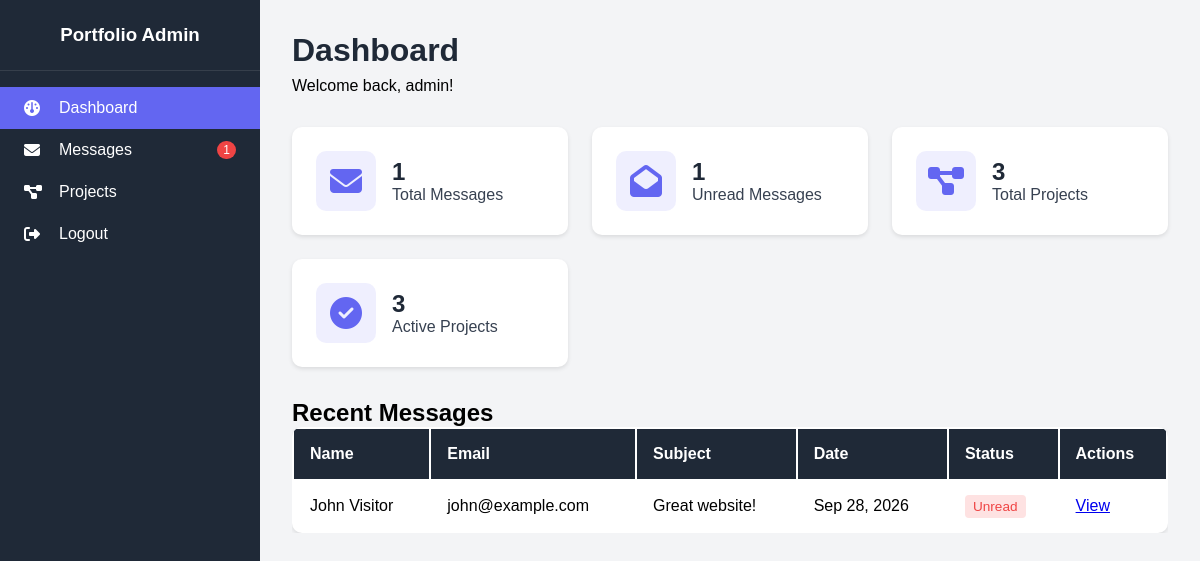
Page /admin/dashboard.php (signed in) on the committed database.
### tables this page shows
CREATE TABLE messages (
    id INT(11) AUTO_INCREMENT PRIMARY KEY,
    name VARCHAR(100) NOT NULL,
    email VARCHAR(100) NOT NULL,
    subject VARCHAR(200) NOT NULL,
    message TEXT NOT NULL,
    is_read TINYINT(1) DEFAULT 0,
    created_at TIMESTAMP DEFAULT CURRENT_TIMESTAMP,
    INDEX idx_email (email),
    INDEX idx_created_at (created_at)
);

### admin/dashboard.php (the view, shortened to what this page needs)
<?php
require_once '../config/database.php';
$total_messages_query = "SELECT COUNT(*) as total FROM messages";
$total_messages_result = mysqli_query($conn, $total_messages_query);
$total_messages = mysqli_fetch_assoc($total_messages_result)['total'];
$unread_messages_query = "SELECT COUNT(*) as total FROM messages WHERE is_read = 0";
$unread_messages_result = mysqli_query($conn, $unread_messages_query);
$unread_messages = mysqli_fetch_assoc($unread_messages_result)['total'];
$total_projects_query = "SELECT COUNT(*) as total FROM projects";
$total_projects_result = mysqli_query($conn, $total_projects_query);
$total_projects = mysqli_fetch_assoc($total_projects_result)['total'];
$active_projects_query = "SELECT COUNT(*) as total FROM projects WHERE status = 1";
$active_projects_result = mysqli_query($conn, $active_projects_query);
$active_projects = mysqli_fetch_assoc($active_projects_result)['total'];
$recent_messages_query = "SELECT * FROM messages ORDER BY created_at DESC LIMIT 5";
$recent_messages_result = mysqli_query($conn, $recent_messages_query);
?>
<!DOCTYPE html>
<html lang="en">
<head>
    <link rel="stylesheet" href="assets/css/admin-style.css">
    <link rel="stylesheet" href="https://cdnjs.cloudflare.com/ajax/libs/font-awesome/6.4.0/css/all.min.css">
</head>
<body>
    <div class="admin-wrapper">
        <aside class="sidebar">
            <div class="sidebar-header">
                <h3>Portfolio Admin</h3>
            </div>
            <nav class="sidebar-nav">
                <a href="dashboard.php" class="nav-item active">
                    <i class="fas fa-dashboard"></i> Dashboard
                </a>
                <a href="messages.php" class="nav-item">
                    <i class="fas fa-envelope"></i> Messages
                    <?php if($unread_messages > 0): ?>
                        <span class="badge"><?php echo $unread_messages; ?></span>
                    <?php endif; ?>
                </a>
                <a href="projects.php" class="nav-item">
                    <i class="fas fa-project-diagram"></i> Projects
                </a>
                <a href="logout.php" class="nav-item">
                    <i class="fas fa-sign-out-alt"></i> Logout
                </a>
            </nav>
        </aside>
        <main class="admin-main">
            <div class="admin-header">
                <h1>Dashboard</h1>
                <p>Welcome back, <?php echo htmlspecialchars($_SESSION['admin_username']); ?>!</p>
            </div>
            <div class="stats-grid">
                <div class="stat-card">
                    <div class="stat-icon">
                        <i class="fas fa-envelope"></i>
                    </div>
                    <div class="stat-info">
                        <h3><?php echo $total_messages; ?></h3>
                        <p>Total Messages</p>
                    </div>
                </div>
                <div class="stat-card">
                    <div class="stat-icon">
                        <i class="fas fa-envelope-open"></i>
                    </div>
                    <div class="stat-info">
                        <h3><?php echo $unread_messages; ?></h3>
                        <p>Unread Messages</p>
                    </div>
                </div>
                <div class="stat-card">
                    <div class="stat-icon">
                        <i class="fas fa-project-diagram"></i>
                    </div>
                    <div class="stat-info">
                        <h3><?php echo $total_projects; ?></h3>
                        <p>Total Projects</p>
                    </div>
                </div>
                <div class="stat-card">
                    <div class="stat-icon">
                        <i class="fas fa-check-circle"></i>
                    </div>
                    <div class="stat-info">
                        <h3><?php echo $active_projects; ?></h3>
                        <p>Active Projects</p>
                    </div>
                </div>
            </div>
            <div class="recent-section">
                <h2>Recent Messages</h2>
                <div class="table-responsive">
                    <table class="data-table">
                        <thead>
                            <tr>
                                <th>Name</th>
                                <th>Email</th>
                                <th>Subject</th>
                                <th>Date</th>
                                <th>Status</th>
                                <th>Actions</th>
                            </tr>
                        </thead>
                        <tbody>
                            <?php if(mysqli_num_rows($recent_messages_result) > 0): ?>
                                <?php while($message = mysqli_fetch_assoc($recent_messages_result)): ?>
                                    <tr>
                                        <td><?php echo htmlspecialchars($message['name']); ?></td>
                                        <td><?php echo htmlspecialchars($message['email']); ?></td>
                                        <td><?php echo htmlspecialchars(substr($message['subject'], 0, 30)); ?></td>
                                        <td><?php echo date('M d, Y', strtotime($message['created_at'])); ?></td>
                                        <td>
                                            <?php if($message['is_read'] == 0): ?>
                                                <span class="status-badge unread">Unread</span>
                                            <?php else: ?>
                                                <span class="status-badge read">Read</span>
                                            <?php endif; ?>
                                        </td>
                                        <td>
                                            <a href="messages.php" class="btn-small">View</a>
                                        </td>
                                    </tr>
                                <?php endwhile; ?>
                            <?php else: ?>
                                <tr>
                                    <td colspan="6" style="text-align: center;">No messages found</td>
                                </tr>
                            <?php endif; ?>
                        </tbody>
                    </table>
                </div>
            </div>
        </main>
    </div>
</body>
</html>

### admin/assets/css/admin-style.css (style rules this page uses)
* { margin: 0; padding: 0; box-sizing: border-box; }
:root { --primary-color: #6366f1; --secondary-color: #8b5cf6; --dark-color: #1f2937; --light-color: #f3f4f6; --success-color: #10b981; --danger-color: #ef4444; --warning-color: #f59e0b; --text-color: #374151; --white: #ffffff; }
body { font-family: 'Poppins', sans-serif; background: var(--light-color); }
.admin-wrapper { display: flex; min-height: 100vh; }
.sidebar { width: 260px; background: var(--dark-color); color: var(--white); position: fixed; height: 100vh; overflow-y: auto; }
.sidebar-header { padding: 1.5rem; text-align: center; border-bottom: 1px solid rgba(255, 255, 255, 0.1); }
.sidebar-nav { padding: 1rem 0; }
.nav-item { display: flex; align-items: center; padding: 0.75rem 1.5rem; color: var(--white); text-decoration: none; transition: all 0.3s; position: relative; }
.nav-item i { width: 25px; margin-right: 10px; }
.nav-item.active { background: var(--primary-color); }
.badge { position: absolute; right: 1.5rem; background: var(--danger-color); padding: 2px 6px; border-radius: 10px; font-size: 0.75rem; }
.admin-main { flex: 1; margin-left: 260px; padding: 2rem; }
.admin-header { margin-bottom: 2rem; }
.admin-header h1 { color: var(--dark-color); margin-bottom: 0.5rem; }
.stats-grid { display: grid; grid-template-columns: repeat(auto-fit, minmax(250px, 1fr)); gap: 1.5rem; margin-bottom: 2rem; }
.stat-card { background: var(--white); padding: 1.5rem; border-radius: 10px; display: flex; align-items: center; gap: 1rem; box-shadow: 0 2px 4px rgba(0, 0, 0, 0.1); }
.stat-icon { width: 60px; height: 60px; background: rgba(99, 102, 241, 0.1); border-radius: 10px; display: flex; align-items: center; justify-content: center; font-size: 2rem; color: var(--primary-color); }
.stat-info h3 { font-size: 1.5rem; color: var(--dark-color); }
.stat-info p { color: var(--text-color); }
.table-responsive { overflow-x: auto; }
.data-table { width: 100%; background: var(--white); border-radius: 10px; overflow: hidden; box-shadow: 0 2px 4px rgba(0, 0, 0, 0.1); }
.data-table thead { background: var(--dark-color); color: var(--white); }
.data-table th, .data-table td { padding: 1rem; text-align: left; }
.status-badge { padding: 4px 8px; border-radius: 4px; font-size: 0.85rem; }
.status-badge.unread { background: #fee2e2; color: var(--danger-color); }

### rows in the picture
messages: name "John Visitor", email "john@example.com", subject "Great website!", created_at "Sep 28, 2026", is_read "Unread"

### other values in the picture
$unread_messages "1"
$_SESSION['admin_username'] "admin"
$total_messages "1"
$total_projects "3"
$active_projects "3"
